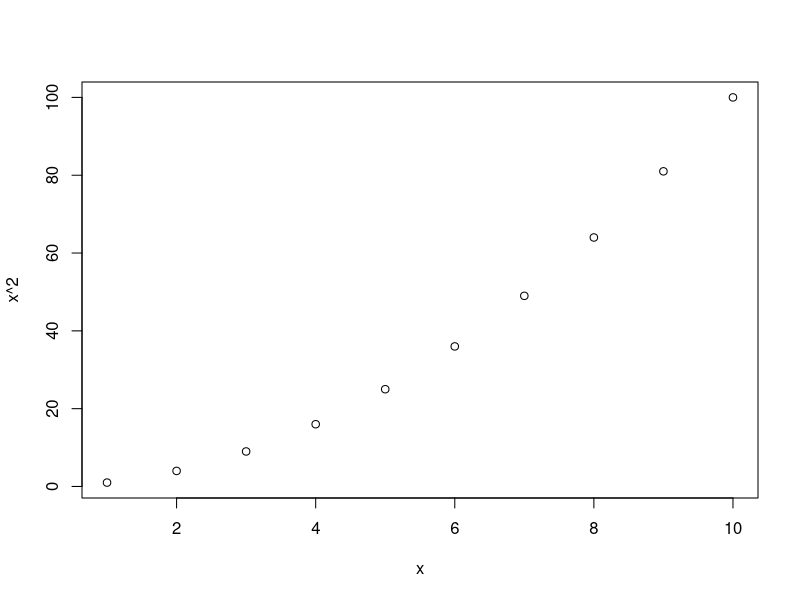

Reproduce this figure in R.
## ---- chunk 1
x = c(1:10) 
plot(x, x^2)
